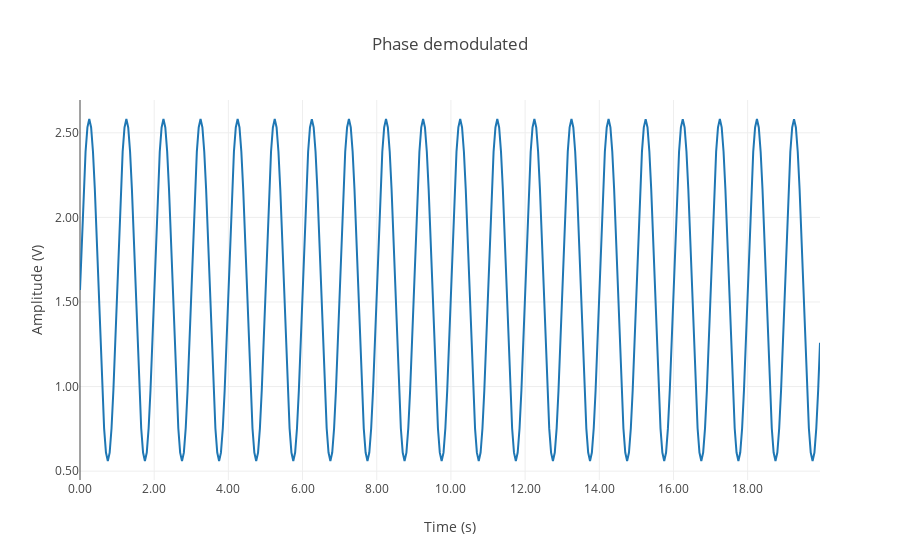

Notebook code cell kept with this figure:
### Code cell
polar = go.Scatter(
    x=time_matrix[0, 0, :],
    y=demod,
    #name='I',
)

data = [polar]

layout = go.Layout(
    title='Phase demodulated',
    xaxis=dict(tickformat='.2f', title='Time (s)'),
    yaxis=dict(tickformat='.2f', title='Amplitude (V)'),
)

fig = go.Figure(data, layout=layout)
iplot(fig, filename='Demodulated.html')

### Figure 1 — Plotly figure (JSON) as saved in the notebook; plotly's stock layout.template omitted (floating-point values rounded to 4 significant figures; data arrays with more than 128 entries replaced by an {"elided": "..."} marker saying what was removed)
{"data": [{"type": "scatter", "uid": "b1c5c3ee-579b-45af-836a-bec3bf270586", "x": {"elided": "400 float values"}, "y": {"elided": "400 float values"}}], "layout": {"title": {"text": "Phase demodulated"}, "xaxis": {"tickformat": ".2f", "title": {"text": "Time (s)"}}, "yaxis": {"tickformat": ".2f", "title": {"text": "Amplitude (V)"}}}}
